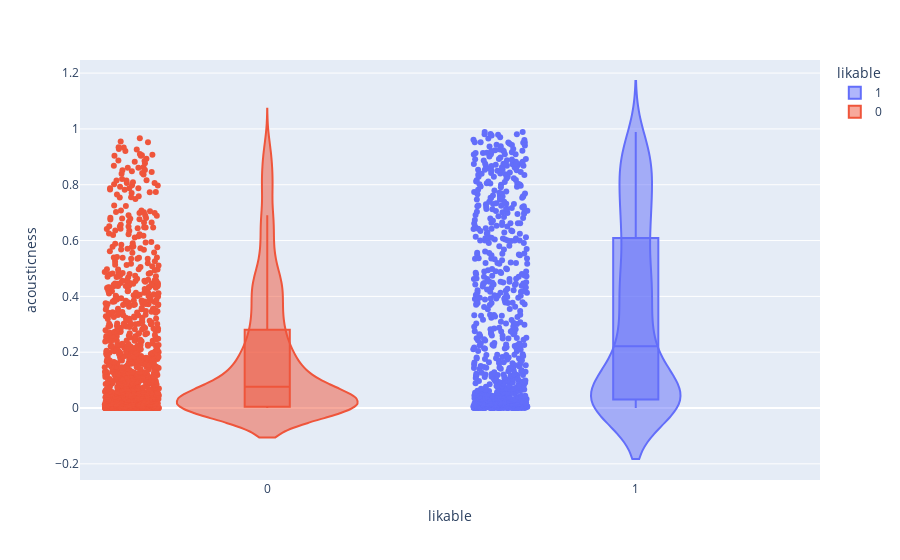

The notebook cell this image was saved under:
### Code cell
fig = px.violin(df, y='acousticness', x='likable', box=True, points='all', color='likable')
fig.show()

### Figure 1 — Plotly figure (JSON) as saved in the notebook; plotly's stock layout.template omitted (floating-point values rounded to 4 significant figures; data arrays with more than 128 entries replaced by an {"elided": "..."} marker saying what was removed)
{"data": [{"alignmentgroup": "True", "box": {"visible": true}, "hovertemplate": "likable=%{x}<br>acousticness=%{y}<extra></extra>", "legendgroup": "1", "marker": {"color": "#636efa"}, "name": "1", "offsetgroup": "1", "orientation": "v", "points": "all", "scalegroup": "True", "showlegend": true, "type": "violin", "x": {"elided": "712 int values"}, "x0": " ", "xaxis": "x", "y": {"elided": "712 float values"}, "y0": " ", "yaxis": "y"}, {"alignmentgroup": "True", "box": {"visible": true}, "hovertemplate": "likable=%{x}<br>acousticness=%{y}<extra></extra>", "legendgroup": "0", "marker": {"color": "#EF553B"}, "name": "0", "offsetgroup": "0", "orientation": "v", "points": "all", "scalegroup": "True", "showlegend": true, "type": "violin", "x": {"elided": "1171 int values"}, "x0": " ", "xaxis": "x", "y": {"elided": "1171 float values"}, "y0": " ", "yaxis": "y"}], "layout": {"legend": {"title": {"text": "likable"}, "tracegroupgap": 0}, "margin": {"t": 60}, "violinmode": "overlay", "xaxis": {"anchor": "y", "categoryarray": [1, 0], "categoryorder": "array", "domain": [0, 1], "title": {"text": "likable"}}, "yaxis": {"anchor": "x", "domain": [0, 1], "title": {"text": "acousticness"}}}}
